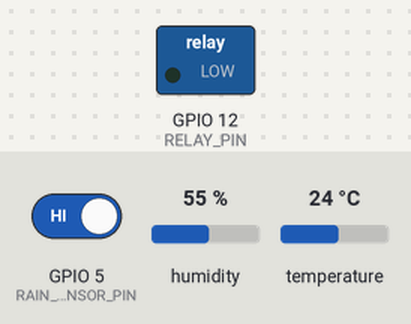
A sketch run on a simulated ESP8266 (NodeMCU). Shown: switched loads named in the sketch (green lamp = pin HIGH). The inputs (shaded band) are chosen by the test bench; at power-on: GPIO 5 (RAIN_SENSOR_PIN) HIGH, humidity 55 %, temperature 24 °C. WiFi joins after 1.5 s; servers stay silent unless stated; what the sketch prints to the serial monitor is not drawn.

Above: at 2.7 s.
2.8 s: GPIO 5 (RAIN_SENSOR_PIN) driven LOW
At 3.8 s:
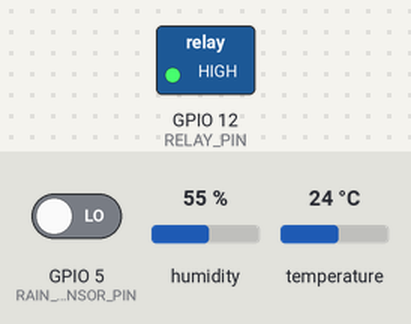
5.8 s: GPIO 5 (RAIN_SENSOR_PIN) driven HIGH
At 8.6 s:
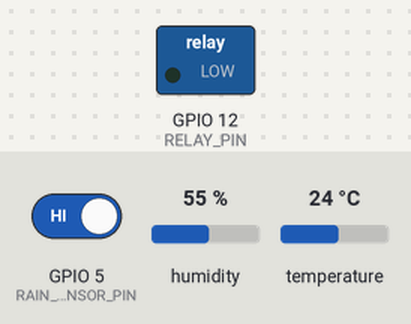
Timing chart, 0 to 10.1 s (numbered marks = the images above; inputs shaded):
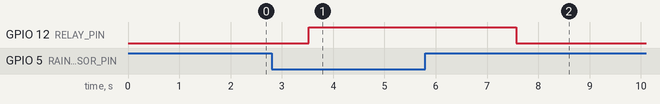

Measured:
- after the input at 2.8 s, GPIO 12 (RELAY_PIN): LOW → HIGH after 0.73 s
- after the input at 5.8 s, GPIO 12 (RELAY_PIN): HIGH → LOW after 1.8 s

The sketch:

dht11_mh-rd.ino
```cpp
#include <ESP8266WiFi.h>
#include <ESP8266WebServer.h>
#include <Adafruit_Sensor.h>
#include <DHT.h>
#include <DHT_U.h>

// Cambiar D2 por el número de GPIO correspondiente (GPIO4)
#define DHTPIN 4  // Pin GPIO4 es D2 en el ESP8266

// Definir el tipo de sensor (DHT11 en este caso)
#define DHTTYPE DHT11   // DHT 11

// Definir el pin del sensor de lluvia
#define RAIN_SENSOR_PIN 5  // Pin GPIO5 es D1 en el ESP8266

// Definir el pin del relé
#define RELAY_PIN 12  // Pin GPIO12 es D6 en el ESP8266

// Inicializar el objeto DHT
DHT dht(DHTPIN, DHTTYPE);

// Configurar el servidor web en el puerto 80
ESP8266WebServer server(80);

// Configuración WiFi
const char* ssid = "Casa_5G";
const char* password = "TU_PASSWORD";

void setup() {
  // Iniciar la comunicación serial para ver los resultados
  Serial.begin(115200);
  Serial.println(F("DHT11 Sensor y MH-RD Sensor de lluvia Test"));

  // Iniciar el sensor DHT
  dht.begin();

  // Definir el pin del sensor de lluvia como entrada
  pinMode(RAIN_SENSOR_PIN, INPUT);

  // Definir el pin del relé como salida
  pinMode(RELAY_PIN, OUTPUT);

  // Apagar el relé al inicio (si tu relé funciona en lógica inversa, puede ser necesario cambiarlo)
  digitalWrite(RELAY_PIN, LOW);

  // Conectar a la red WiFi
  Serial.print("Conectando a ");
  Serial.println(ssid);
  WiFi.begin(ssid, password);

  while (WiFi.status() != WL_CONNECTED) {
    delay(500);
    Serial.print(".");
  }
  Serial.println("");
  Serial.println("WiFi conectado");
  Serial.print("IP address: ");
  Serial.println(WiFi.localIP());

  // Configurar el servidor web
  server.on("/", handleRoot);
  server.begin();
  Serial.println("Servidor HTTP iniciado");
}

void loop() {
  // Esperar 2 segundos entre lecturas
  delay(2000);

  // Leer la humedad
  float humidity = dht.readHumidity();

  // Leer la temperatura en grados Celsius (por defecto)
  float temperature = dht.readTemperature();

  // Comprobar si la lectura ha fallado
  if (isnan(humidity) || isnan(temperature)) {
    Serial.println(F("Error al leer del sensor DHT!"));
    return;
  }

  // Leer el estado del sensor de lluvia
  int rainState = digitalRead(RAIN_SENSOR_PIN);

  // Mostrar los resultados en una sola línea en el monitor serial
  Serial.print(F("Humedad: "));
  Serial.print(humidity);
  Serial.print(F("%  Temperatura: "));
  Serial.print(temperature);
  Serial.print(F("°C  Lluvia: "));

  // Mostrar el estado de la lluvia en la misma línea
  if (rainState == LOW) {
    // Cuando el pin D0 del sensor de lluvia está en LOW, significa que hay agua detectada
    Serial.println(F("Sí"));

    // Activar el relé, por ejemplo, para accionar un motor, una alarma, etc.
    digitalWrite(RELAY_PIN, HIGH);
  } else {
    // Cuando el pin D0 está en HIGH, no hay agua detectada
    Serial.println(F("No"));

    // Desactivar el relé
    digitalWrite(RELAY_PIN, LOW);
  }

  // Manejar las solicitudes del servidor web
  server.handleClient();
}

// Función para manejar la página raíz
void handleRoot() {
  String message = "<html><body><h1>Lecturas del Sensor</h1>";
  message += "<p>Humedad: " + String(dht.readHumidity()) + "%</p>";
  message += "<p>Temperatura: " + String(dht.readTemperature()) + "°C</p>";
  int rainState = digitalRead(RAIN_SENSOR_PIN);
  message += "<p>Lluvia: " + String((rainState == LOW) ? "Sí" : "No") + "</p>";
  message += "</body></html>";
  server.send(200, "text/html", message);
}
```
